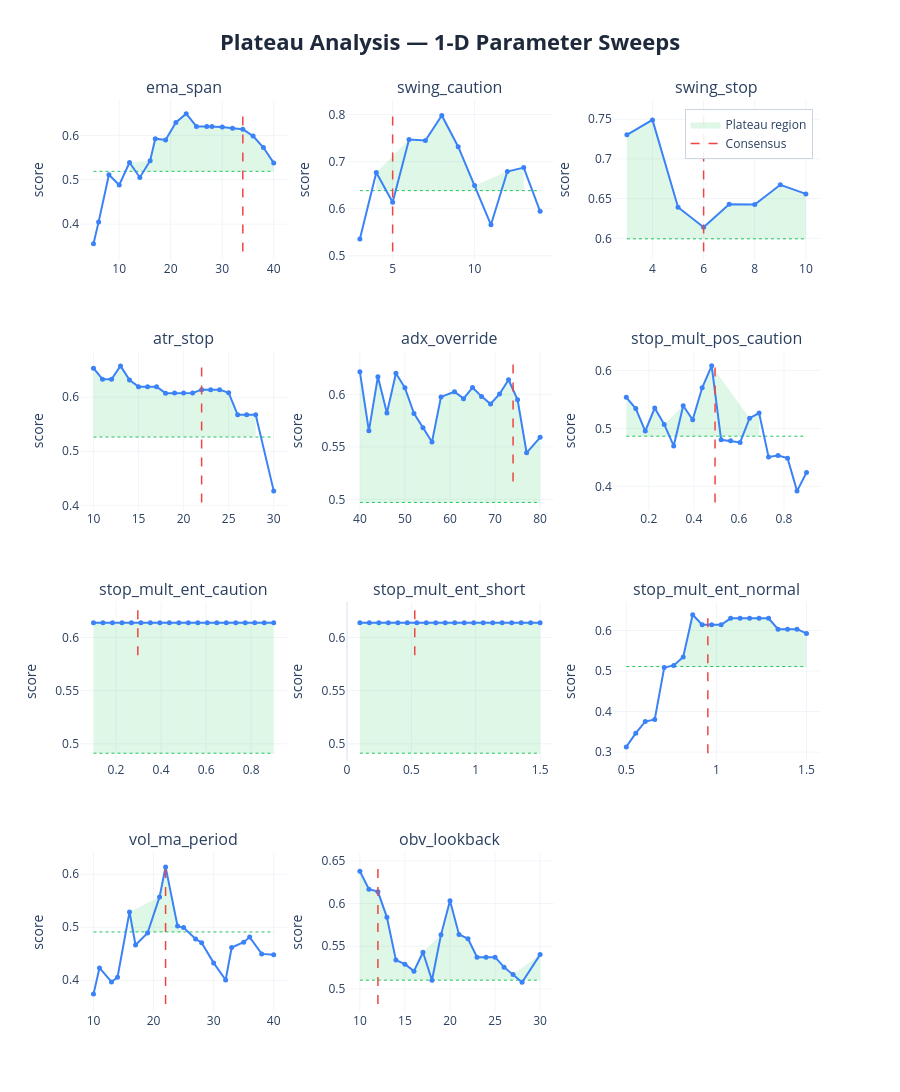

The cell this chart's notebook holds for it:
### Markdown cell above
### 1-D sweep charts:
| Element | Meaning | Good | Bad |
|---------|---------|------|-----|
| **Blue curve** | Composite score at each value of the parameter, with all others held at consensus | Flat-topped curve — performance is insensitive to the exact value | Narrow spike — optimizer latched onto one specific value, everything nearby is worse |
| **Red dashed line** | Where the consensus value sits | On the flat top of the curve | On a steep slope or at the edge of a cliff |
| **Green dashed line** | Cutoff at 80% of peak score — the boundary between plateau and non-plateau | Blue curve stays above this line across most of the range | Blue curve dips below it quickly either side of the peak |
| **Green shading** | Plateau region — all values where the score stays within 20% of the peak | Wide green band spanning most of the range (robust) | Thin sliver or no shading at all (fragile/overfit) |

### Code cell
# ── visual sweep curves ───────────────────────────────────────────────────
plot_plateau_analysis(
    sweep_results    = sweep_results,
    consensus_params = results['consensus_params'],
    param_defs       = PARAM_DEFS,
    fixed_params     = FIXED_PARAMS,
    threshold        = 0.20,
    show             = False,
    save_html        = None,
)

### Figure 1 — Plotly figure (JSON) as saved in the notebook; plotly's stock layout.template omitted (floating-point values rounded to 4 significant figures)
{"data": [{"fill": "toself", "fillcolor": "rgba(34, 197, 94, 0.15)", "hoverinfo": "skip", "line": {"color": "rgba(0,0,0,0)"}, "name": "Plateau region", "showlegend": true, "type": "scatter", "x": [12, 16, 17, 19, 21, 23, 25, 27, 28, 30, 32, 34, 36, 38, 40, 40, 38, 36, 34, 32, 30, 28, 27, 25, 23, 21, 19, 17, 16, 12], "xaxis": "x", "y": [0.5389, 0.543, 0.5925, 0.5897, 0.6292, 0.6488, 0.6203, 0.6203, 0.6203, 0.6186, 0.6161, 0.614, 0.5984, 0.5727, 0.538, 0.519, 0.519, 0.519, 0.519, 0.519, 0.519, 0.519, 0.519, 0.519, 0.519, 0.519, 0.519, 0.519, 0.519, 0.519], "yaxis": "y"}, {"hoverinfo": "skip", "line": {"color": "#22c55e", "dash": "dot", "width": 1}, "mode": "lines", "showlegend": false, "type": "scatter", "x": [5, 40], "xaxis": "x", "y": [0.519, 0.519], "yaxis": "y"}, {"hovertemplate": "<b>ema_span</b><br>Value: %{x:.4g}<br>Score: %{y:.4f}<br><extra></extra>", "line": {"color": "#3b82f6", "width": 2}, "marker": {"size": 5}, "mode": "lines+markers", "name": "ema_span", "showlegend": false, "type": "scatter", "x": [5, 6, 8, 10, 12, 14, 16, 17, 19, 21, 23, 25, 27, 28, 30, 32, 34, 36, 38, 40], "xaxis": "x", "y": [0.3559, 0.4051, 0.5112, 0.4883, 0.5389, 0.505, 0.543, 0.5925, 0.5897, 0.6292, 0.6488, 0.6203, 0.6203, 0.6203, 0.6186, 0.6161, 0.614, 0.5984, 0.5727, 0.538], "yaxis": "y"}, {"hoverinfo": "skip", "line": {"color": "#ef4444", "dash": "dash", "width": 1.5}, "mode": "lines", "name": "Consensus", "showlegend": true, "type": "scatter", "x": [34, 34], "xaxis": "x", "y": [0.3381, 0.6617], "yaxis": "y"}, {"fill": "toself", "fillcolor": "rgba(34, 197, 94, 0.15)", "hoverinfo": "skip", "line": {"color": "rgba(0,0,0,0)"}, "name": "Plateau region", "showlegend": false, "type": "scatter", "x": [4, 6, 7, 8, 9, 10, 12, 13, 13, 12, 10, 9, 8, 7, 6, 4], "xaxis": "x2", "y": [0.6769, 0.7469, 0.7449, 0.798, 0.7318, 0.6495, 0.679, 0.6874, 0.6384, 0.6384, 0.6384, 0.6384, 0.6384, 0.6384, 0.6384, 0.6384], "yaxis": "y2"}, {"hoverinfo": "skip", "line": {"color": "#22c55e", "dash": "dot", "width": 1}, "mode": "lines", "showlegend": false, "type": "scatter", "x": [3, 14], "xaxis": "x2", "y": [0.6384, 0.6384], "yaxis": "y2"}, {"hovertemplate": "<b>swing_caution</b><br>Value: %{x:.4g}<br>Score: %{y:.4f}<br><extra></extra>", "line": {"color": "#3b82f6", "width": 2}, "marker": {"size": 5}, "mode": "lines+markers", "name": "swing_caution", "showlegend": false, "type": "scatter", "x": [3, 4, 5, 6, 7, 8, 9, 10, 11, 12, 13, 14], "xaxis": "x2", "y": [0.5357, 0.6769, 0.614, 0.7469, 0.7449, 0.798, 0.7318, 0.6495, 0.5658, 0.679, 0.6874, 0.5946], "yaxis": "y2"}, {"hoverinfo": "skip", "line": {"color": "#ef4444", "dash": "dash", "width": 1.5}, "mode": "lines", "name": "Consensus", "showlegend": false, "type": "scatter", "x": [5, 5], "xaxis": "x2", "y": [0.5089, 0.814], "yaxis": "y2"}, {"fill": "toself", "fillcolor": "rgba(34, 197, 94, 0.15)", "hoverinfo": "skip", "line": {"color": "rgba(0,0,0,0)"}, "name": "Plateau region", "showlegend": false, "type": "scatter", "x": [3, 4, 5, 6, 7, 8, 9, 10, 10, 9, 8, 7, 6, 5, 4, 3], "xaxis": "x3", "y": [0.7304, 0.7492, 0.6392, 0.614, 0.6429, 0.6427, 0.6675, 0.656, 0.5994, 0.5994, 0.5994, 0.5994, 0.5994, 0.5994, 0.5994, 0.5994], "yaxis": "y3"}, {"hoverinfo": "skip", "line": {"color": "#22c55e", "dash": "dot", "width": 1}, "mode": "lines", "showlegend": false, "type": "scatter", "x": [3, 10], "xaxis": "x3", "y": [0.5994, 0.5994], "yaxis": "y3"}, {"hovertemplate": "<b>swing_stop</b><br>Value: %{x:.4g}<br>Score: %{y:.4f}<br><extra></extra>", "line": {"color": "#3b82f6", "width": 2}, "marker": {"size": 5}, "mode": "lines+markers", "name": "swing_stop", "showlegend": false, "type": "scatter", "x": [3, 4, 5, 6, 7, 8, 9, 10], "xaxis": "x3", "y": [0.7304, 0.7492, 0.6392, 0.614, 0.6429, 0.6427, 0.6675, 0.656], "yaxis": "y3"}, {"hoverinfo": "skip", "line": {"color": "#ef4444", "dash": "dash", "width": 1.5}, "mode": "lines", "name": "Consensus", "showlegend": false, "type": "scatter", "x": [6, 6], "xaxis": "x3", "y": [0.5833, 0.7642], "yaxis": "y3"}, {"fill": "toself", "fillcolor": "rgba(34, 197, 94, 0.15)", "hoverinfo": "skip", "line": {"color": "rgba(0,0,0,0)"}, "name": "Plateau region", "showlegend": false, "type": "scatter", "x": [10, 11, 12, 13, 14, 15, 16, 17, 18, 19, 20, 21, 22, 23, 24, 25, 26, 27, 28, 28, 27, 26, 25, 24, 23, 22, 21, 20, 19, 18, 17, 16, 15, 14, 13, 12, 11, 10], "xaxis": "x4", "y": [0.6536, 0.6333, 0.6333, 0.6579, 0.6319, 0.6195, 0.6195, 0.6195, 0.6074, 0.6077, 0.6077, 0.6077, 0.614, 0.614, 0.614, 0.6083, 0.5674, 0.5674, 0.5674, 0.5263, 0.5263, 0.5263, 0.5263, 0.5263, 0.5263, 0.5263, 0.5263, 0.5263, 0.5263, 0.5263, 0.5263, 0.5263, 0.5263, 0.5263, 0.5263, 0.5263, 0.5263, 0.5263], "yaxis": "y4"}, {"hoverinfo": "skip", "line": {"color": "#22c55e", "dash": "dot", "width": 1}, "mode": "lines", "showlegend": false, "type": "scatter", "x": [10, 30], "xaxis": "x4", "y": [0.5263, 0.5263], "yaxis": "y4"}, {"hovertemplate": "<b>atr_stop</b><br>Value: %{x:.4g}<br>Score: %{y:.4f}<br><extra></extra>", "line": {"color": "#3b82f6", "width": 2}, "marker": {"size": 5}, "mode": "lines+markers", "name": "atr_stop", "showlegend": false, "type": "scatter", "x": [10, 11, 12, 13, 14, 15, 16, 17, 18, 19, 20, 21, 22, 23, 24, 25, 26, 27, 28, 30], "xaxis": "x4", "y": [0.6536, 0.6333, 0.6333, 0.6579, 0.6319, 0.6195, 0.6195, 0.6195, 0.6074, 0.6077, 0.6077, 0.6077, 0.614, 0.614, 0.614, 0.6083, 0.5674, 0.5674, 0.5674, 0.4267], "yaxis": "y4"}, {"hoverinfo": "skip", "line": {"color": "#ef4444", "dash": "dash", "width": 1.5}, "mode": "lines", "name": "Consensus", "showlegend": false, "type": "scatter", "x": [22, 22], "xaxis": "x4", "y": [0.4053, 0.671], "yaxis": "y4"}, {"fill": "toself", "fillcolor": "rgba(34, 197, 94, 0.15)", "hoverinfo": "skip", "line": {"color": "rgba(0,0,0,0)"}, "name": "Plateau region", "showlegend": false, "type": "scatter", "x": [40, 42, 44, 46, 48, 50, 52, 54, 56, 58, 61, 63, 65, 67, 69, 71, 73, 75, 77, 80, 80, 77, 75, 73, 71, 69, 67, 65, 63, 61, 58, 56, 54, 52, 50, 48, 46, 44, 42, 40], "xaxis": "x5", "y": [0.6215, 0.5653, 0.6169, 0.5823, 0.6201, 0.6063, 0.5819, 0.5682, 0.5546, 0.5976, 0.6026, 0.596, 0.6065, 0.5981, 0.5908, 0.6004, 0.614, 0.5949, 0.5444, 0.5591, 0.4972, 0.4972, 0.4972, 0.4972, 0.4972, 0.4972, 0.4972, 0.4972, 0.4972, 0.4972, 0.4972, 0.4972, 0.4972, 0.4972, 0.4972, 0.4972, 0.4972, 0.4972, 0.4972, 0.4972], "yaxis": "y5"}, {"hoverinfo": "skip", "line": {"color": "#22c55e", "dash": "dot", "width": 1}, "mode": "lines", "showlegend": false, "type": "scatter", "x": [40, 80], "xaxis": "x5", "y": [0.4972, 0.4972], "yaxis": "y5"}, {"hovertemplate": "<b>adx_override</b><br>Value: %{x:.4g}<br>Score: %{y:.4f}<br><extra></extra>", "line": {"color": "#3b82f6", "width": 2}, "marker": {"size": 5}, "mode": "lines+markers", "name": "adx_override", "showlegend": false, "type": "scatter", "x": [40, 42, 44, 46, 48, 50, 52, 54, 56, 58, 61, 63, 65, 67, 69, 71, 73, 75, 77, 80], "xaxis": "x5", "y": [0.6215, 0.5653, 0.6169, 0.5823, 0.6201, 0.6063, 0.5819, 0.5682, 0.5546, 0.5976, 0.6026, 0.596, 0.6065, 0.5981, 0.5908, 0.6004, 0.614, 0.5949, 0.5444, 0.5591], "yaxis": "y5"}, {"hoverinfo": "skip", "line": {"color": "#ef4444", "dash": "dash", "width": 1.5}, "mode": "lines", "name": "Consensus", "showlegend": false, "type": "scatter", "x": [74, 74], "xaxis": "x5", "y": [0.5172, 0.6339], "yaxis": "y5"}, {"fill": "toself", "fillcolor": "rgba(34, 197, 94, 0.15)", "hoverinfo": "skip", "line": {"color": "rgba(0,0,0,0)"}, "name": "Plateau region", "showlegend": false, "type": "scatter", "x": [0.1, 0.1421, 0.1842, 0.2263, 0.2684, 0.3526, 0.3947, 0.4368, 0.4789, 0.6474, 0.6895, 0.6895, 0.6474, 0.4789, 0.4368, 0.3947, 0.3526, 0.2684, 0.2263, 0.1842, 0.1421, 0.1], "xaxis": "x6", "y": [0.5538, 0.5344, 0.4956, 0.5354, 0.5069, 0.5393, 0.515, 0.5704, 0.6083, 0.5179, 0.5267, 0.4867, 0.4867, 0.4867, 0.4867, 0.4867, 0.4867, 0.4867, 0.4867, 0.4867, 0.4867, 0.4867], "yaxis": "y6"}, {"hoverinfo": "skip", "line": {"color": "#22c55e", "dash": "dot", "width": 1}, "mode": "lines", "showlegend": false, "type": "scatter", "x": [0.1, 0.9], "xaxis": "x6", "y": [0.4867, 0.4867], "yaxis": "y6"}, {"hovertemplate": "<b>stop_mult_pos_caution</b><br>Value: %{x:.4g}<br>Score: %{y:.4f}<br><extra></extra>", "line": {"color": "#3b82f6", "width": 2}, "marker": {"size": 5}, "mode": "lines+markers", "name": "stop_mult_pos_caution", "showlegend": false, "type": "scatter", "x": [0.1, 0.1421, 0.1842, 0.2263, 0.2684, 0.3105, 0.3526, 0.3947, 0.4368, 0.4789, 0.5211, 0.5632, 0.6053, 0.6474, 0.6895, 0.7316, 0.7737, 0.8158, 0.8579, 0.9], "xaxis": "x6", "y": [0.5538, 0.5344, 0.4956, 0.5354, 0.5069, 0.4698, 0.5393, 0.515, 0.5704, 0.6083, 0.4804, 0.4787, 0.4759, 0.5179, 0.5267, 0.4509, 0.4532, 0.4488, 0.3918, 0.4239], "yaxis": "y6"}, {"hoverinfo": "skip", "line": {"color": "#ef4444", "dash": "dash", "width": 1.5}, "mode": "lines", "name": "Consensus", "showlegend": false, "type": "scatter", "x": [0.494, 0.494], "xaxis": "x6", "y": [0.3722, 0.6205], "yaxis": "y6"}, {"fill": "toself", "fillcolor": "rgba(34, 197, 94, 0.15)", "hoverinfo": "skip", "line": {"color": "rgba(0,0,0,0)"}, "name": "Plateau region", "showlegend": false, "type": "scatter", "x": [0.1, 0.1421, 0.1842, 0.2263, 0.2684, 0.3105, 0.3526, 0.3947, 0.4368, 0.4789, 0.5211, 0.5632, 0.6053, 0.6474, 0.6895, 0.7316, 0.7737, 0.8158, 0.8579, 0.9, 0.9, 0.8579, 0.8158, 0.7737, 0.7316, 0.6895, 0.6474, 0.6053, 0.5632, 0.5211, 0.4789, 0.4368, 0.3947, 0.3526, 0.3105, 0.2684, 0.2263, 0.1842, 0.1421, 0.1], "xaxis": "x7", "y": [0.614, 0.614, 0.614, 0.614, 0.614, 0.614, 0.614, 0.614, 0.614, 0.614, 0.614, 0.614, 0.614, 0.614, 0.614, 0.614, 0.614, 0.614, 0.614, 0.614, 0.4912, 0.4912, 0.4912, 0.4912, 0.4912, 0.4912, 0.4912, 0.4912, 0.4912, 0.4912, 0.4912, 0.4912, 0.4912, 0.4912, 0.4912, 0.4912, 0.4912, 0.4912, 0.4912, 0.4912], "yaxis": "y7"}, {"hoverinfo": "skip", "line": {"color": "#22c55e", "dash": "dot", "width": 1}, "mode": "lines", "showlegend": false, "type": "scatter", "x": [0.1, 0.9], "xaxis": "x7", "y": [0.4912, 0.4912], "yaxis": "y7"}, {"hovertemplate": "<b>stop_mult_ent_caution</b><br>Value: %{x:.4g}<br>Score: %{y:.4f}<br><extra></extra>", "line": {"color": "#3b82f6", "width": 2}, "marker": {"size": 5}, "mode": "lines+markers", "name": "stop_mult_ent_caution", "showlegend": false, "type": "scatter", "x": [0.1, 0.1421, 0.1842, 0.2263, 0.2684, 0.3105, 0.3526, 0.3947, 0.4368, 0.4789, 0.5211, 0.5632, 0.6053, 0.6474, 0.6895, 0.7316, 0.7737, 0.8158, 0.8579, 0.9], "xaxis": "x7", "y": [0.614, 0.614, 0.614, 0.614, 0.614, 0.614, 0.614, 0.614, 0.614, 0.614, 0.614, 0.614, 0.614, 0.614, 0.614, 0.614, 0.614, 0.614, 0.614, 0.614], "yaxis": "y7"}, {"hoverinfo": "skip", "line": {"color": "#ef4444", "dash": "dash", "width": 1.5}, "mode": "lines", "name": "Consensus", "showlegend": false, "type": "scatter", "x": [0.2968, 0.2968], "xaxis": "x7", "y": [0.5833, 0.6262], "yaxis": "y7"}, {"fill": "toself", "fillcolor": "rgba(34, 197, 94, 0.15)", "hoverinfo": "skip", "line": {"color": "rgba(0,0,0,0)"}, "name": "Plateau region", "showlegend": false, "type": "scatter", "x": [0.1, 0.1737, 0.2474, 0.3211, 0.3947, 0.4684, 0.5421, 0.6158, 0.6895, 0.7632, 0.8368, 0.9105, 0.9842, 1.058, 1.132, 1.205, 1.279, 1.353, 1.426, 1.5, 1.5, 1.426, 1.353, 1.279, 1.205, 1.132, 1.058, 0.9842, 0.9105, 0.8368, 0.7632, 0.6895, 0.6158, 0.5421, 0.4684, 0.3947, 0.3211, 0.2474, 0.1737, 0.1], "xaxis": "x8", "y": [0.614, 0.614, 0.614, 0.614, 0.614, 0.614, 0.614, 0.614, 0.614, 0.614, 0.614, 0.614, 0.614, 0.614, 0.614, 0.614, 0.614, 0.614, 0.614, 0.614, 0.4912, 0.4912, 0.4912, 0.4912, 0.4912, 0.4912, 0.4912, 0.4912, 0.4912, 0.4912, 0.4912, 0.4912, 0.4912, 0.4912, 0.4912, 0.4912, 0.4912, 0.4912, 0.4912, 0.4912], "yaxis": "y8"}, {"hoverinfo": "skip", "line": {"color": "#22c55e", "dash": "dot", "width": 1}, "mode": "lines", "showlegend": false, "type": "scatter", "x": [0.1, 1.5], "xaxis": "x8", "y": [0.4912, 0.4912], "yaxis": "y8"}, {"hovertemplate": "<b>stop_mult_ent_short</b><br>Value: %{x:.4g}<br>Score: %{y:.4f}<br><extra></extra>", "line": {"color": "#3b82f6", "width": 2}, "marker": {"size": 5}, "mode": "lines+markers", "name": "stop_mult_ent_short", "showlegend": false, "type": "scatter", "x": [0.1, 0.1737, 0.2474, 0.3211, 0.3947, 0.4684, 0.5421, 0.6158, 0.6895, 0.7632, 0.8368, 0.9105, 0.9842, 1.058, 1.132, 1.205, 1.279, 1.353, 1.426, 1.5], "xaxis": "x8", "y": [0.614, 0.614, 0.614, 0.614, 0.614, 0.614, 0.614, 0.614, 0.614, 0.614, 0.614, 0.614, 0.614, 0.614, 0.614, 0.614, 0.614, 0.614, 0.614, 0.614], "yaxis": "y8"}, {"hoverinfo": "skip", "line": {"color": "#ef4444", "dash": "dash", "width": 1.5}, "mode": "lines", "name": "Consensus", "showlegend": false, "type": "scatter", "x": [0.5262, 0.5262], "xaxis": "x8", "y": [0.5833, 0.6262], "yaxis": "y8"}, {"fill": "toself", "fillcolor": "rgba(34, 197, 94, 0.15)", "hoverinfo": "skip", "line": {"color": "rgba(0,0,0,0)"}, "name": "Plateau region", "showlegend": false, "type": "scatter", "x": [0.7632, 0.8158, 0.8684, 0.9211, 0.9737, 1.026, 1.079, 1.132, 1.184, 1.237, 1.289, 1.342, 1.395, 1.447, 1.5, 1.5, 1.447, 1.395, 1.342, 1.289, 1.237, 1.184, 1.132, 1.079, 1.026, 0.9737, 0.9211, 0.8684, 0.8158, 0.7632], "xaxis": "x9", "y": [0.5138, 0.5344, 0.6388, 0.614, 0.614, 0.614, 0.63, 0.63, 0.63, 0.63, 0.63, 0.6032, 0.6032, 0.6032, 0.5928, 0.511, 0.511, 0.511, 0.511, 0.511, 0.511, 0.511, 0.511, 0.511, 0.511, 0.511, 0.511, 0.511, 0.511, 0.511], "yaxis": "y9"}, {"hoverinfo": "skip", "line": {"color": "#22c55e", "dash": "dot", "width": 1}, "mode": "lines", "showlegend": false, "type": "scatter", "x": [0.5, 1.5], "xaxis": "x9", "y": [0.511, 0.511], "yaxis": "y9"}, {"hovertemplate": "<b>stop_mult_ent_normal</b><br>Value: %{x:.4g}<br>Score: %{y:.4f}<br><extra></extra>", "line": {"color": "#3b82f6", "width": 2}, "marker": {"size": 5}, "mode": "lines+markers", "name": "stop_mult_ent_normal", "showlegend": false, "type": "scatter", "x": [0.5, 0.5526, 0.6053, 0.6579, 0.7105, 0.7632, 0.8158, 0.8684, 0.9211, 0.9737, 1.026, 1.079, 1.132, 1.184, 1.237, 1.289, 1.342, 1.395, 1.447, 1.5], "xaxis": "x9", "y": [0.3128, 0.3465, 0.3751, 0.3803, 0.5085, 0.5138, 0.5344, 0.6388, 0.614, 0.614, 0.614, 0.63, 0.63, 0.63, 0.63, 0.63, 0.6032, 0.6032, 0.6032, 0.5928], "yaxis": "y9"}, {"hoverinfo": "skip", "line": {"color": "#ef4444", "dash": "dash", "width": 1.5}, "mode": "lines", "name": "Consensus", "showlegend": false, "type": "scatter", "x": [0.9525, 0.9525], "xaxis": "x9", "y": [0.2972, 0.6515], "yaxis": "y9"}, {"fill": "toself", "fillcolor": "rgba(34, 197, 94, 0.15)", "hoverinfo": "skip", "line": {"color": "rgba(0,0,0,0)"}, "name": "Plateau region", "showlegend": false, "type": "scatter", "x": [16, 21, 22, 24, 25, 25, 24, 22, 21, 16], "xaxis": "x10", "y": [0.529, 0.5573, 0.614, 0.5022, 0.4995, 0.4912, 0.4912, 0.4912, 0.4912, 0.4912], "yaxis": "y10"}, {"hoverinfo": "skip", "line": {"color": "#22c55e", "dash": "dot", "width": 1}, "mode": "lines", "showlegend": false, "type": "scatter", "x": [10, 40], "xaxis": "x10", "y": [0.4912, 0.4912], "yaxis": "y10"}, {"hovertemplate": "<b>vol_ma_period</b><br>Value: %{x:.4g}<br>Score: %{y:.4f}<br><extra></extra>", "line": {"color": "#3b82f6", "width": 2}, "marker": {"size": 5}, "mode": "lines+markers", "name": "vol_ma_period", "showlegend": false, "type": "scatter", "x": [10, 11, 13, 14, 16, 17, 19, 21, 22, 24, 25, 27, 28, 30, 32, 33, 35, 36, 38, 40], "xaxis": "x10", "y": [0.3738, 0.4232, 0.3968, 0.4058, 0.529, 0.4666, 0.4893, 0.5573, 0.614, 0.5022, 0.4995, 0.4781, 0.4709, 0.4328, 0.4004, 0.4618, 0.4718, 0.4814, 0.4498, 0.448], "yaxis": "y10"}, {"hoverinfo": "skip", "line": {"color": "#ef4444", "dash": "dash", "width": 1.5}, "mode": "lines", "name": "Consensus", "showlegend": false, "type": "scatter", "x": [22, 22], "xaxis": "x10", "y": [0.3551, 0.6262], "yaxis": "y10"}, {"fill": "toself", "fillcolor": "rgba(34, 197, 94, 0.15)", "hoverinfo": "skip", "line": {"color": "rgba(0,0,0,0)"}, "name": "Plateau region", "showlegend": false, "type": "scatter", "x": [10, 11, 12, 13, 14, 15, 16, 17, 19, 20, 21, 22, 23, 24, 25, 26, 27, 30, 30, 27, 26, 25, 24, 23, 22, 21, 20, 19, 17, 16, 15, 14, 13, 12, 11, 10], "xaxis": "x11", "y": [0.6378, 0.6168, 0.614, 0.5839, 0.5338, 0.529, 0.5209, 0.543, 0.5633, 0.6034, 0.5639, 0.5587, 0.5372, 0.5372, 0.5372, 0.5255, 0.5169, 0.5402, 0.5103, 0.5103, 0.5103, 0.5103, 0.5103, 0.5103, 0.5103, 0.5103, 0.5103, 0.5103, 0.5103, 0.5103, 0.5103, 0.5103, 0.5103, 0.5103, 0.5103, 0.5103], "yaxis": "y11"}, {"hoverinfo": "skip", "line": {"color": "#22c55e", "dash": "dot", "width": 1}, "mode": "lines", "showlegend": false, "type": "scatter", "x": [10, 30], "xaxis": "x11", "y": [0.5103, 0.5103], "yaxis": "y11"}, {"hovertemplate": "<b>obv_lookback</b><br>Value: %{x:.4g}<br>Score: %{y:.4f}<br><extra></extra>", "line": {"color": "#3b82f6", "width": 2}, "marker": {"size": 5}, "mode": "lines+markers", "name": "obv_lookback", "showlegend": false, "type": "scatter", "x": [10, 11, 12, 13, 14, 15, 16, 17, 18, 19, 20, 21, 22, 23, 24, 25, 26, 27, 28, 30], "xaxis": "x11", "y": [0.6378, 0.6168, 0.614, 0.5839, 0.5338, 0.529, 0.5209, 0.543, 0.5101, 0.5633, 0.6034, 0.5639, 0.5587, 0.5372, 0.5372, 0.5372, 0.5255, 0.5169, 0.5077, 0.5402], "yaxis": "y11"}, {"hoverinfo": "skip", "line": {"color": "#ef4444", "dash": "dash", "width": 1.5}, "mode": "lines", "name": "Consensus", "showlegend": false, "type": "scatter", "x": [12, 12], "xaxis": "x11", "y": [0.4823, 0.6506], "yaxis": "y11"}], "layout": {"annotations": [{"font": {"size": 16}, "showarrow": false, "text": "ema_span", "x": 0.14, "xanchor": "center", "xref": "paper", "y": 1, "yanchor": "bottom", "yref": "paper"}, {"font": {"size": 16}, "showarrow": false, "text": "swing_caution", "x": 0.5, "xanchor": "center", "xref": "paper", "y": 1, "yanchor": "bottom", "yref": "paper"}, {"font": {"size": 16}, "showarrow": false, "text": "swing_stop", "x": 0.86, "xanchor": "center", "xref": "paper", "y": 1, "yanchor": "bottom", "yref": "paper"}, {"font": {"size": 16}, "showarrow": false, "text": "atr_stop", "x": 0.14, "xanchor": "center", "xref": "paper", "y": 0.725, "yanchor": "bottom", "yref": "paper"}, {"font": {"size": 16}, "showarrow": false, "text": "adx_override", "x": 0.5, "xanchor": "center", "xref": "paper", "y": 0.725, "yanchor": "bottom", "yref": "paper"}, {"font": {"size": 16}, "showarrow": false, "text": "stop_mult_pos_caution", "x": 0.86, "xanchor": "center", "xref": "paper", "y": 0.725, "yanchor": "bottom", "yref": "paper"}, {"font": {"size": 16}, "showarrow": false, "text": "stop_mult_ent_caution", "x": 0.14, "xanchor": "center", "xref": "paper", "y": 0.45, "yanchor": "bottom", "yref": "paper"}, {"font": {"size": 16}, "showarrow": false, "text": "stop_mult_ent_short", "x": 0.5, "xanchor": "center", "xref": "paper", "y": 0.45, "yanchor": "bottom", "yref": "paper"}, {"font": {"size": 16}, "showarrow": false, "text": "stop_mult_ent_normal", "x": 0.86, "xanchor": "center", "xref": "paper", "y": 0.45, "yanchor": "bottom", "yref": "paper"}, {"font": {"size": 16}, "showarrow": false, "text": "vol_ma_period", "x": 0.14, "xanchor": "center", "xref": "paper", "y": 0.175, "yanchor": "bottom", "yref": "paper"}, {"font": {"size": 16}, "showarrow": false, "text": "obv_lookback", "x": 0.5, "xanchor": "center", "xref": "paper", "y": 0.175, "yanchor": "bottom", "yref": "paper"}], "height": 1200, "legend": {"bgcolor": "rgba(255, 255, 255, 0.9)", "bordercolor": "#cbd5e1", "borderwidth": 1, "x": 0.99, "xanchor": "right", "y": 0.99, "yanchor": "top"}, "title": {"font": {"color": "#1E293B", "size": 22}, "text": "<b>Plateau Analysis — 1-D Parameter Sweeps</b>", "x": 0.5, "xanchor": "center"}, "xaxis": {"anchor": "y", "domain": [0, 0.28], "gridcolor": "#f1f5f9", "gridwidth": 1, "showgrid": true}, "xaxis10": {"anchor": "y10", "domain": [0, 0.28], "gridcolor": "#f1f5f9", "gridwidth": 1, "showgrid": true}, "xaxis11": {"anchor": "y11", "domain": [0.36, 0.64], "gridcolor": "#f1f5f9", "gridwidth": 1, "showgrid": true}, "xaxis12": {"anchor": "y12", "domain": [0.72, 1], "gridcolor": "#f1f5f9", "gridwidth": 1, "showgrid": true}, "xaxis2": {"anchor": "y2", "domain": [0.36, 0.64], "gridcolor": "#f1f5f9", "gridwidth": 1, "showgrid": true}, "xaxis3": {"anchor": "y3", "domain": [0.72, 1], "gridcolor": "#f1f5f9", "gridwidth": 1, "showgrid": true}, "xaxis4": {"anchor": "y4", "domain": [0, 0.28], "gridcolor": "#f1f5f9", "gridwidth": 1, "showgrid": true}, "xaxis5": {"anchor": "y5", "domain": [0.36, 0.64], "gridcolor": "#f1f5f9", "gridwidth": 1, "showgrid": true}, "xaxis6": {"anchor": "y6", "domain": [0.72, 1], "gridcolor": "#f1f5f9", "gridwidth": 1, "showgrid": true}, "xaxis7": {"anchor": "y7", "domain": [0, 0.28], "gridcolor": "#f1f5f9", "gridwidth": 1, "showgrid": true}, "xaxis8": {"anchor": "y8", "domain": [0.36, 0.64], "gridcolor": "#f1f5f9", "gridwidth": 1, "showgrid": true}, "xaxis9": {"anchor": "y9", "domain": [0.72, 1], "gridcolor": "#f1f5f9", "gridwidth": 1, "showgrid": true}, "yaxis": {"anchor": "x", "domain": [0.825, 1], "gridcolor": "#f1f5f9", "gridwidth": 1, "showgrid": true, "title": {"text": "score"}}, "yaxis10": {"anchor": "x10", "domain": [0, 0.175], "gridcolor": "#f1f5f9", "gridwidth": 1, "showgrid": true, "title": {"text": "score"}}, "yaxis11": {"anchor": "x11", "domain": [0, 0.175], "gridcolor": "#f1f5f9", "gridwidth": 1, "showgrid": true, "title": {"text": "score"}}, "yaxis12": {"anchor": "x12", "domain": [0, 0.175], "gridcolor": "#f1f5f9", "gridwidth": 1, "showgrid": true, "title": {"text": "score"}}, "yaxis2": {"anchor": "x2", "domain": [0.825, 1], "gridcolor": "#f1f5f9", "gridwidth": 1, "showgrid": true, "title": {"text": "score"}}, "yaxis3": {"anchor": "x3", "domain": [0.825, 1], "gridcolor": "#f1f5f9", "gridwidth": 1, "showgrid": true, "title": {"text": "score"}}, "yaxis4": {"anchor": "x4", "domain": [0.55, 0.725], "gridcolor": "#f1f5f9", "gridwidth": 1, "showgrid": true, "title": {"text": "score"}}, "yaxis5": {"anchor": "x5", "domain": [0.55, 0.725], "gridcolor": "#f1f5f9", "gridwidth": 1, "showgrid": true, "title": {"text": "score"}}, "yaxis6": {"anchor": "x6", "domain": [0.55, 0.725], "gridcolor": "#f1f5f9", "gridwidth": 1, "showgrid": true, "title": {"text": "score"}}, "yaxis7": {"anchor": "x7", "domain": [0.275, 0.45], "gridcolor": "#f1f5f9", "gridwidth": 1, "showgrid": true, "title": {"text": "score"}}, "yaxis8": {"anchor": "x8", "domain": [0.275, 0.45], "gridcolor": "#f1f5f9", "gridwidth": 1, "showgrid": true, "title": {"text": "score"}}, "yaxis9": {"anchor": "x9", "domain": [0.275, 0.45], "gridcolor": "#f1f5f9", "gridwidth": 1, "showgrid": true, "title": {"text": "score"}}}}
